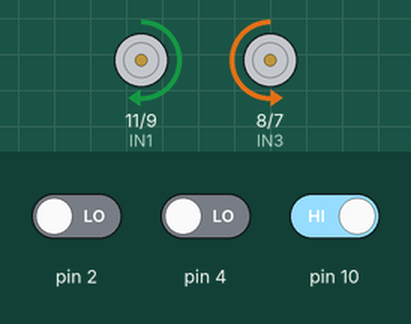
Simulated run of this sketch. Board: Arduino Uno, built with avr-gcc and run on an emulated ATmega328P. Parts: motor-driver pin pairs drawn as motors (green arrow = first pin HIGH = forward, orange = second pin HIGH = backward, longer = more drive, scaled by the enable pin). The inputs (shaded band) are chosen by the test bench; at power-on: pin 4 LOW, pin 2 LOW, pin 10 HIGH.

Above: at 1.2 s.
1.3 s: pin 4 driven HIGH
At 2.4 s:
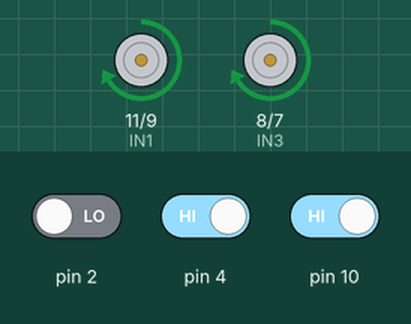
2.8 s: pin 4 driven LOW
At 3.5 s:
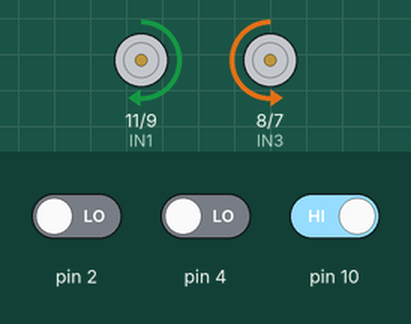
4.3 s: pin 2 driven HIGH and pin 4 driven HIGH and pin 10 driven LOW
At 4.7 s:
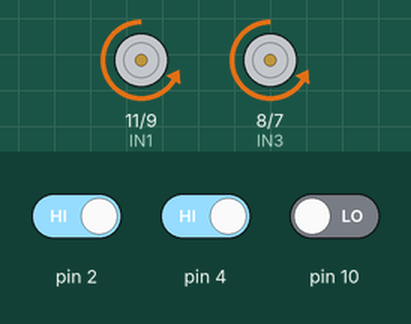
Timing chart, 0 to 7.3 s (numbered marks = the images above; inputs shaded):
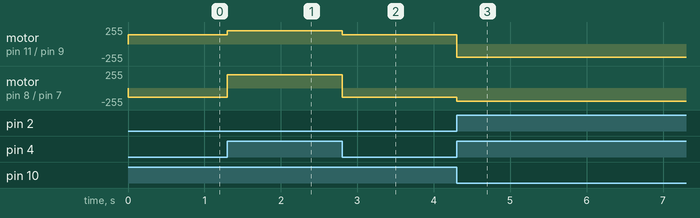

Measured:
- after the input at 1.3 s, motor on pin 11 (IN1) / pin 9 (IN2): forward 140/255 → forward 200/255 at once; motor on pin 8 (IN3) / pin 7 (IN4): backward 140/255 → forward 200/255 at once
- after the input at 2.8 s, motor on pin 11 (IN1) / pin 9 (IN2): forward 200/255 → forward 140/255 at once; motor on pin 8 (IN3) / pin 7 (IN4): forward 200/255 → backward 140/255 at once
- after the input at 4.3 s, motor on pin 11 (IN1) / pin 9 (IN2): forward 140/255 → backward 200/255 at once; motor on pin 8 (IN3) / pin 7 (IN4): backward 140/255 → backward 200/255 at once

The sketch:

Line_Tracker_Car.ino
```cpp
  int stopc=0;
  int IN1=11;
  int IN2=9;
  int IN3=8;
  int IN4=7;
  int ENA=6;
  int ENB=5;
  int ABS =140;
  void mForward(){
  analogWrite(ENA,ABS);
  analogWrite(ENB,ABS);
  digitalWrite(IN1,HIGH);
  digitalWrite(IN2,LOW);
  digitalWrite(IN3,LOW);
  digitalWrite(IN4,HIGH);
}
void mBack(){
  analogWrite(ENA,ABS);
  analogWrite(ENB,ABS);
  digitalWrite(IN1,LOW);
  digitalWrite(IN2,HIGH);
  digitalWrite(IN3,HIGH);
  digitalWrite(IN4,LOW);
}
void mLeft(){
  analogWrite(ENA,200);
  analogWrite(ENB,200);
  digitalWrite(IN1,HIGH);
  digitalWrite(IN2,LOW);
  digitalWrite(IN3,HIGH);
  digitalWrite(IN4,LOW);
}
void mRight(){
  analogWrite(ENA,200);
  analogWrite(ENB,200);
  digitalWrite(IN1,LOW);
  digitalWrite(IN2,HIGH);
  digitalWrite(IN3,LOW);
  digitalWrite(IN4,HIGH);
}
void mStop(){
  digitalWrite(ENA,LOW);
  digitalWrite(ENB,LOW);
}
void setup() {
  // put your setup code here, to run once:
  pinMode(IN1,OUTPUT);
  pinMode(IN2,OUTPUT);
  pinMode(ENA,OUTPUT);
  pinMode(IN3,OUTPUT);
  pinMode(IN4,OUTPUT);
  pinMode(ENB,OUTPUT);
}

void loop() {
  // put your main code here, to run repeatedly:
  int num1,num2,num3;
  num1=digitalRead(2);
  num2=digitalRead(4);
  num3=digitalRead(10);
  if((num1==1)&&num2&&num3){
    stopc++;
  }
 if(stopc==0){
  if((num1==0)&&num2&&num3){
    mLeft();
    delay(2);
    while(1){
      num2=digitalRead(4);
      if(num2==1){
        mLeft();
        delay(2);
      }else
      break;
    }
   }else if(num2&&num1&&(num3==0)){
    mRight();
    delay(2);
    while(1){
      num2=digitalRead(4);
      if(num2==1){
        mRight();
        delay(2);
      }else
      break;
    }
   }
   else{
    mForward();
    delay(2);
   }
 }
}
```
